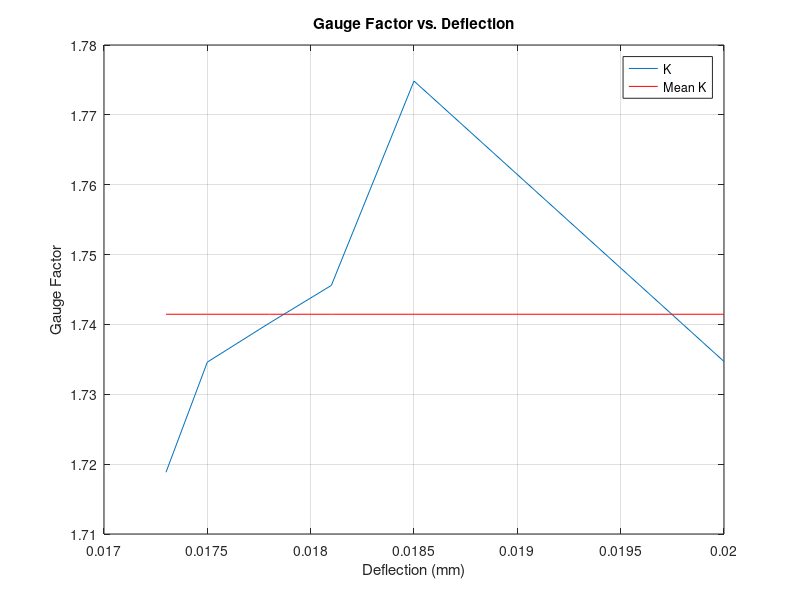

Reproduce this figure in MATLAB.
clc;clear;

% measurements
deflec=[0.020 0.0185 0.0181 0.0178 0.0175 0.0173];
dV_read= [0.56 0.53 0.51 0.50 0.49 0.48];

% constants
I=2.083e-12;
t = 1e-3;
l = 0.255;
Vs = 5;
gain = 560;

strain = 3.*deflec*t/(2*l^2);

dV = dV_read./gain;
r = 4.*dV./(Vs-2.*dV);

K = r./strain;
mean_K = mean(K)*ones(1,length(K));

plot(deflec,K)
hold on
plot(deflec,mean_K,'r')
title('Gauge Factor vs. Deflection');
xlabel('Deflection (mm)')
ylabel('Gauge Factor')
legend('K','Mean K')
grid on
%plot(deflec,dV_read)




